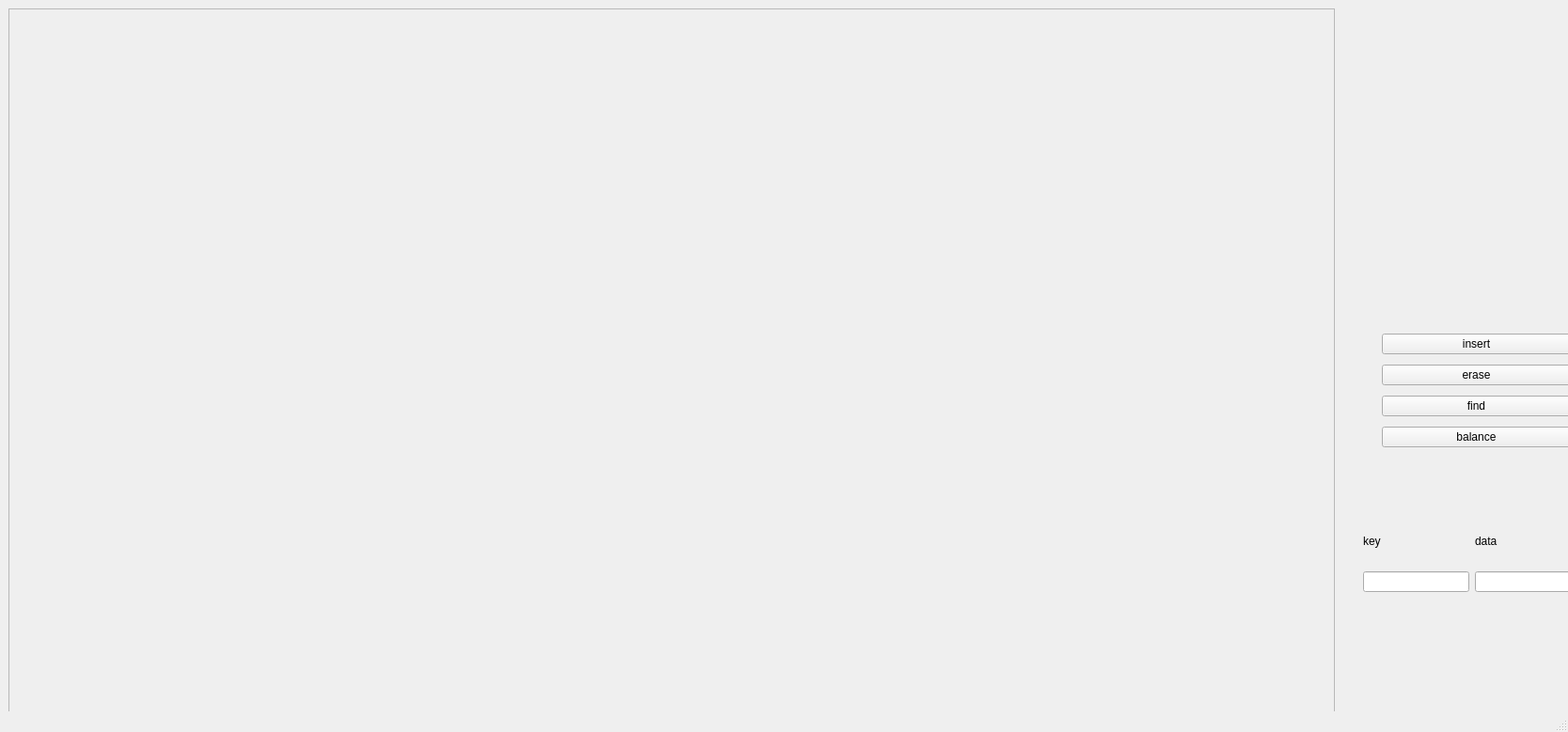
<?xml version="1.0" encoding="UTF-8"?>
<ui version="4.0">
 <class>MainWindow</class>
 <widget class="QMainWindow" name="MainWindow">
  <property name="geometry">
   <rect>
    <x>0</x>
    <y>0</y>
    <width>1668</width>
    <height>779</height>
   </rect>
  </property>
  <property name="windowTitle">
   <string>MainWindow</string>
  </property>
  <widget class="QWidget" name="centralwidget">
   <widget class="QWidget" name="verticalLayoutWidget">
    <property name="geometry">
     <rect>
      <x>1470</x>
      <y>350</y>
      <width>201</width>
      <height>131</height>
     </rect>
    </property>
    <layout class="QVBoxLayout" name="verticalLayout">
     <item>
      <widget class="QPushButton" name="insertButton">
       <property name="text">
        <string>insert</string>
       </property>
      </widget>
     </item>
     <item>
      <widget class="QPushButton" name="eraseButton">
       <property name="text">
        <string>erase</string>
       </property>
      </widget>
     </item>
     <item>
      <widget class="QPushButton" name="findButton">
       <property name="text">
        <string>find</string>
       </property>
      </widget>
     </item>
     <item>
      <widget class="QPushButton" name="balanceButton">
       <property name="text">
        <string>balance</string>
       </property>
      </widget>
     </item>
    </layout>
   </widget>
   <widget class="QWidget" name="gridLayoutWidget">
    <property name="geometry">
     <rect>
      <x>1450</x>
      <y>550</y>
      <width>231</width>
      <height>80</height>
     </rect>
    </property>
    <layout class="QGridLayout" name="gridLayout">
     <item row="1" column="0">
      <widget class="QLineEdit" name="keyEdit"/>
     </item>
     <item row="0" column="0">
      <widget class="QLabel" name="label">
       <property name="text">
        <string>key</string>
       </property>
      </widget>
     </item>
     <item row="0" column="1">
      <widget class="QLabel" name="label_2">
       <property name="text">
        <string>data</string>
       </property>
      </widget>
     </item>
     <item row="1" column="1">
      <widget class="QLineEdit" name="dataEdit"/>
     </item>
    </layout>
   </widget>
   <widget class="QLabel" name="foundValue">
    <property name="geometry">
     <rect>
      <x>1490</x>
      <y>510</y>
      <width>121</width>
      <height>21</height>
     </rect>
    </property>
    <property name="text">
     <string/>
    </property>
   </widget>
   <widget class="QFrame" name="frame">
    <property name="geometry">
     <rect>
      <x>9</x>
      <y>9</y>
      <width>1411</width>
      <height>1000</height>
     </rect>
    </property>
    <property name="frameShape">
     <enum>QFrame::StyledPanel</enum>
    </property>
    <property name="frameShadow">
     <enum>QFrame::Raised</enum>
    </property>
   </widget>
  </widget>
  <widget class="QMenuBar" name="menubar">
   <property name="geometry">
    <rect>
     <x>0</x>
     <y>0</y>
     <width>1668</width>
     <height>22</height>
    </rect>
   </property>
  </widget>
  <widget class="QStatusBar" name="statusbar"/>
 </widget>
 <resources/>
 <connections/>
</ui>
